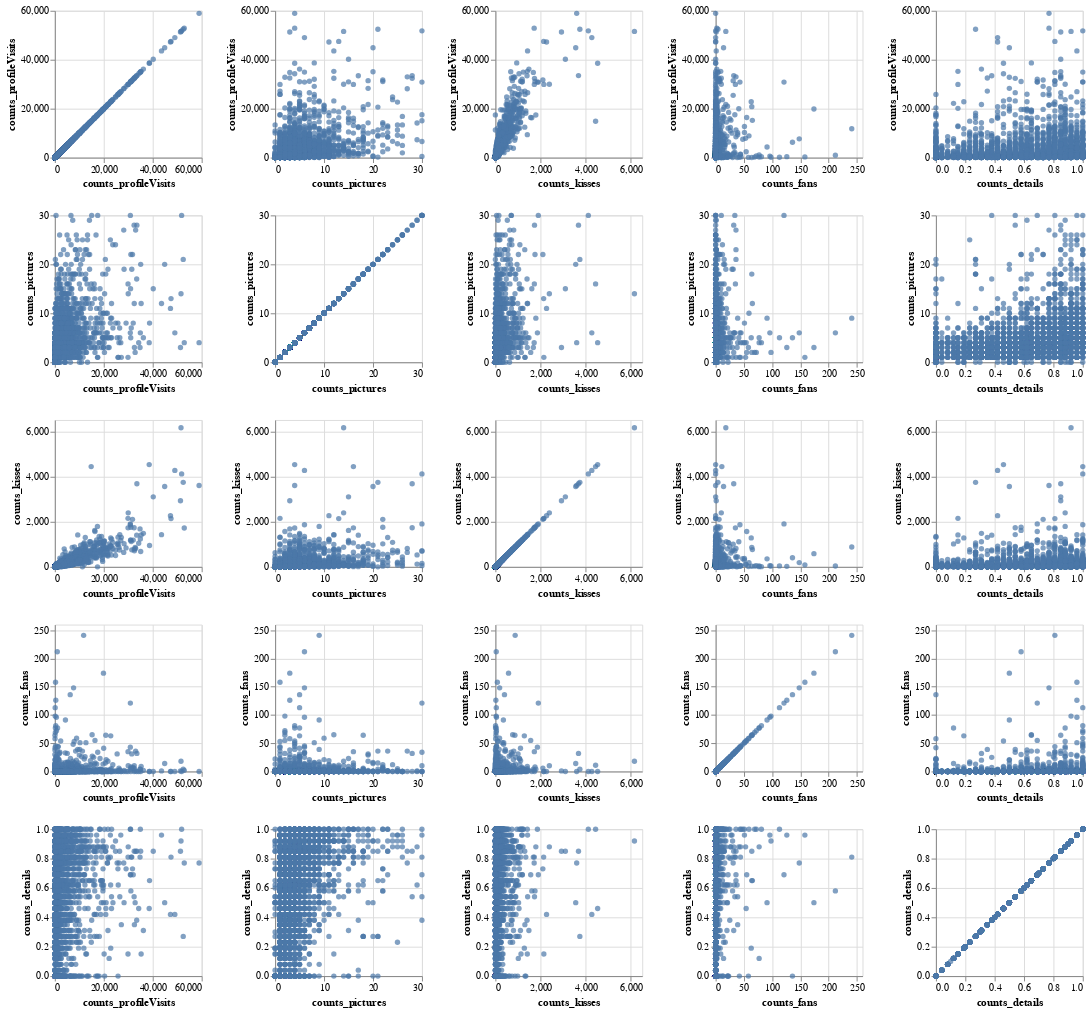

Source (notebook cell):
### Markdown cell above
Wie bereits oben beschrieben, bestätigt sich in den Diagrammen die Rechtsschiefe der vorliegenden Variablen. Dabei sind die Kategorien, insbesondere bei "counts_fans", aufgrund der Ausreißer sehr grob aufgeteilt, wodurch die genaue Datenstruktur schwer zu erkennen ist. Im Gegensatz zu allen anderen Variablen weist "counts_details", abgesehen von den Profilen ohne jegliche Angabe, tendenziell eine linksschiefe Verteilung auf.

### Code cell
alt.Chart(df_train).mark_circle().encode(
    alt.X(alt.repeat("column"), type='quantitative'),
    alt.Y(alt.repeat("row"), type='quantitative')
).properties(
    width=150,
    height=150
).repeat(
    row=['counts_profileVisits','counts_pictures','counts_kisses','counts_fans', 'counts_details'],
    column=['counts_profileVisits','counts_pictures','counts_kisses','counts_fans', 'counts_details']
)

### Figure 1 — Vega-Lite specification as saved in the notebook (floating-point values rounded to 4 significant figures; data arrays with more than 128 entries replaced by an {"elided": "..."} marker saying what was removed)
{"config": {"view": {"continuousWidth": 300, "continuousHeight": 300}}, "repeat": {"column": ["counts_profileVisits", "counts_pictures", "counts_kisses", "counts_fans", "counts_details"], "row": ["counts_profileVisits", "counts_pictures", "counts_kisses", "counts_fans", "counts_details"]}, "spec": {"data": {"name": "data-ebfe872185ab9fe2602f3777aa33122c"}, "mark": {"type": "circle"}, "encoding": {"x": {"field": {"repeat": "column"}, "type": "quantitative"}, "y": {"field": {"repeat": "row"}, "type": "quantitative"}}, "height": 150, "width": 150}, "$schema": "https://vega.github.io/schema/vega-lite/v5.8.0.json", "datasets": {"data-ebfe872185ab9fe2602f3777aa33122c": {"elided": "2740 records"}}}
